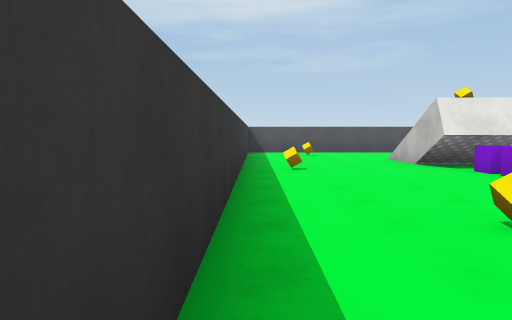
View 1 (above)

19 first-person views from a walk through a Unity game level. The camera is 1.4 m above the floor, tilts 4° down and sees 70° across. The floor is counted in squares, 2 m on a side. Each view is taken from the middle of a square. On the plan, view 1 faces up. The plan holds only what a view shows up to about 11 squares ahead; the rest is blank. The place goes on beyond the plan. The player is left out. Surface patterns are stand-ins for the level's own textures.

View 2
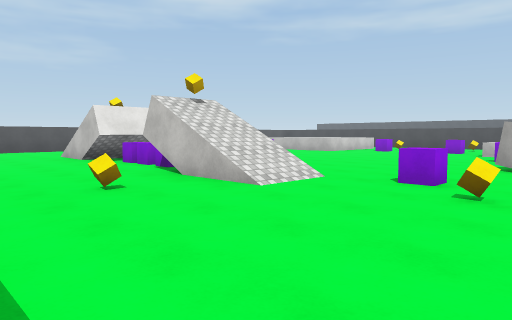

View 3
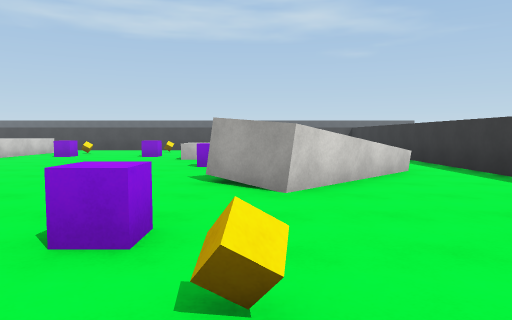

View 4
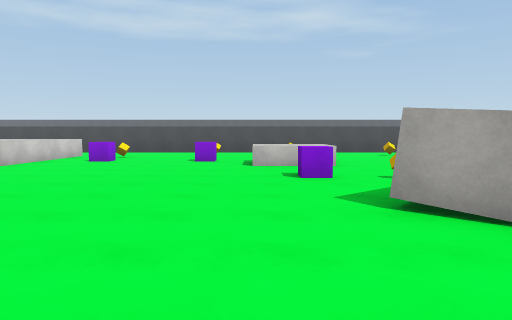

View 5
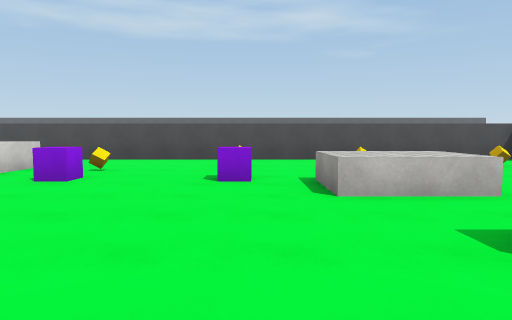

View 6
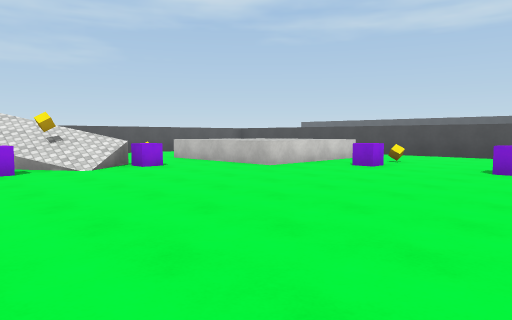

View 7
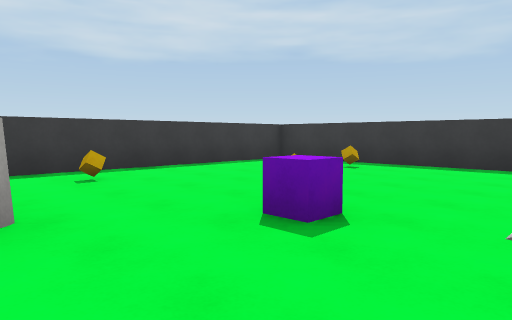

View 8
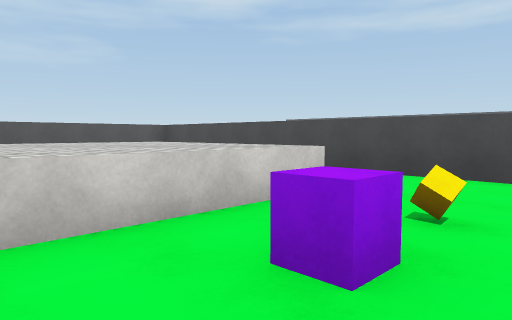

View 9
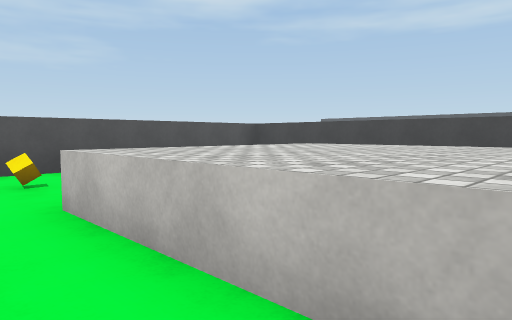

View 10
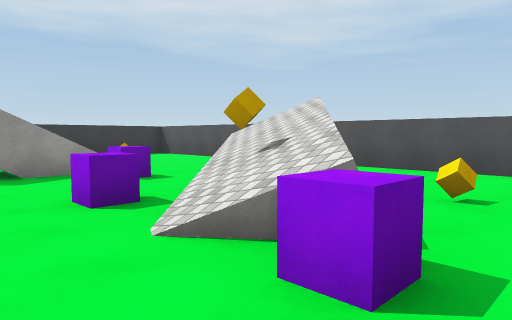

View 11
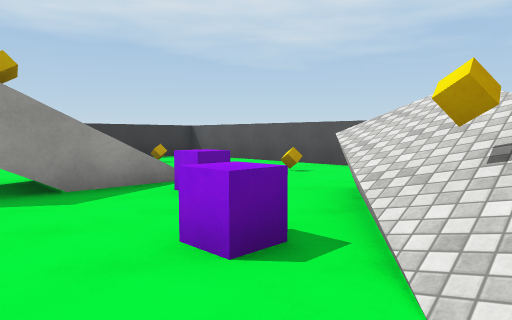

View 12
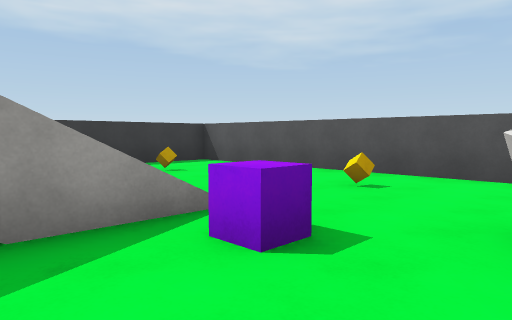

View 13
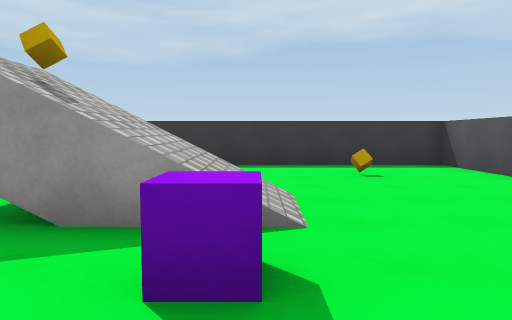

View 14
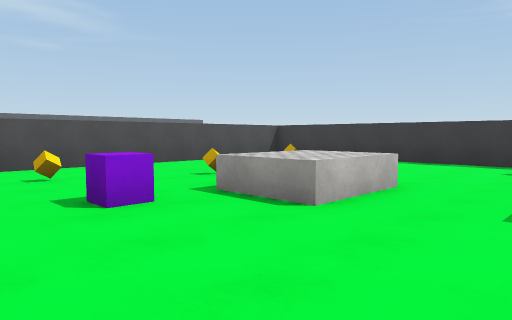

View 15
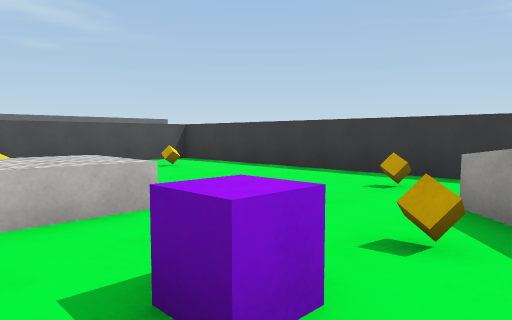

View 16
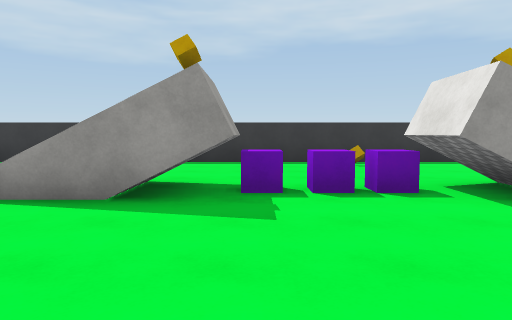

View 17
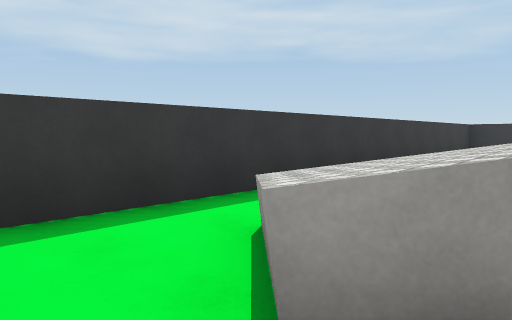

View 18
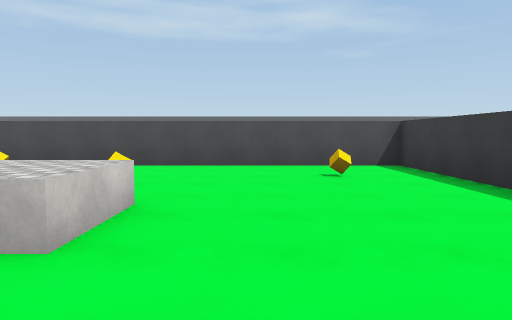

View 19
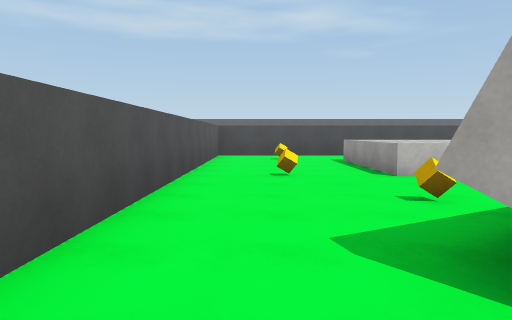

### Floor plan
Key: @ floor where view 1 was taken; # wall or solid block; . main floor; : floor 1.25 m higher than the main floor; + floor 2.5 m higher than the main floor; / step, stairs or slope; = window, fence, low wall or low ledge; ^ raised ledge; O other object.
Columns run from 1 left of view 1 to 20 right of it. Each row starts with its distance up from view 1.
 15 #####################
 14 #................... #
 13 #................... #
 12 #..O...O..#...O...O. #
 11 #........///O....... #
 10 #....//O./:==.^^^^.  #
  9 #....//..O//O.^^^^.  #
  8 #..../+.......^^^^.  #
  7 #.O..O#.......^^^^.  #
  6 #....O...............#
  5 #....O..........OO...#
  4 #....+/..............#
  3 #..O.//..............#
  2 #....//.........O.O..#
  1 #.............^^.....#
  0 #@....O.....O.^^.O...#
 -1 #....O...##.O........#
 -2 #.O......^^^.........#
 -3 #.  ......^^^.....O..#
 -4 #  ....O...^.O.......#
 -5 # ...................#
 -6  #####################

Positions as (right, up) in squares from view 1, and headings:
1: (0, 0), facing up
2: (0, -2), facing up-right
3: (3, -1), facing right
4: (5, 1), facing right
5: (9, 2), facing right
6: (7, 1), facing up-right
7: (8, 2), facing down-left
8: (13, 4), facing up-right
9: (12, 7), facing up-right
10: (12, 7), facing up-left
11: (10, 7), facing up-left
12: (8, 8), facing up-left
13: (8, 10), facing left
14: (11, 4), facing down-right
15: (10, 1), facing down-right
16: (9, 5), facing left
17: (12, -2), facing down-left
18: (11, -2), facing right
19: (7, 13), facing right
